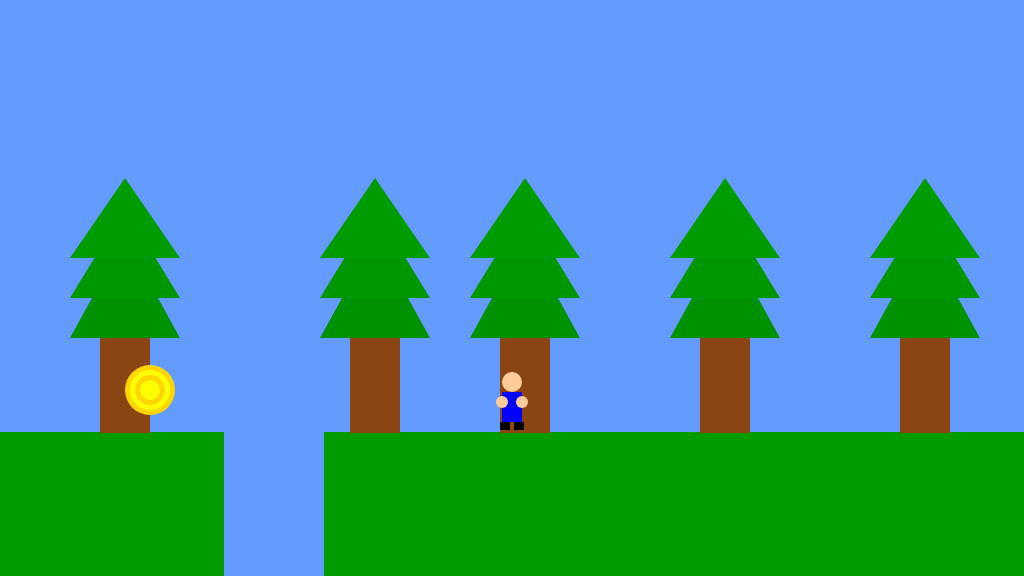
Frame 1 (no input)
Frame 60 (no input): identical to frame 1, image omitted
Frame 120 (the mouse pressed at the canvas centre since frame 60): identical to frame 1, image omitted

The p5.js sketch that drew this single still picture (run headless with seeded random() and noise() and a simulated clock; from frame 60 on, the mouse is pressed at the canvas centre):

// p5.js sketch
// ── sketch.js
/*

The Game Project

Week 3

Game interaction

*/


var gameChar_x;
var gameChar_y;
var floorPos_y;

var canyon;
var collectable;
var mountain;
var cloud;

let isLeft;
let isRight;
let isFalling;
let isPlummeting;

let trees_x;
let treePos_y;

function setup()
{
	createCanvas(1024, 576);
	floorPos_y = height * 3/4;
	gameChar_x = width/2;
	gameChar_y = floorPos_y;

	isLeft = false;
	isRight = false;
	isFalling = false;
	isPlummeting = false;

	canyon = {
		x_pos: width - 800, 
		width: 100
	}

	collectable = {
		x_pos: 150,
		y_pos: 390,
		size: 50,
		collected: false
	}

	mountain = {
		x_pos: 280,
		y_pos: 432,
	}

	cloud = {
		x_pos: 250,
		y_pos: 80,
		size: 80
	}

	trees_x = [100, 350, 500, 700, 900, 1100, 1300, 1500, 1700];
	treePos_y = height/2;
}

function draw()
{

	///////////DRAWING CODE//////////

	background(100,155,255); //fill the sky blue


	noStroke();
	fill(0,155,0);
	rect(0, floorPos_y, width, height - floorPos_y); //draw some green ground

	for (let index = 0; index < trees_x.length; index++) {
		fill(139, 69, 19);
		rect(trees_x[index], treePos_y + 45, 50, 100);
		fill(0, 145, 0);
		triangle(trees_x[index] - 30, treePos_y + 50, trees_x[index] + 80, treePos_y + 50, trees_x[index] + 25, treePos_y - 50);
		fill(0, 150, 0);
		triangle(trees_x[index] - 30, treePos_y + 10, trees_x[index] + 80, treePos_y + 10, trees_x[index] + 25, treePos_y - 80);
		fill(0, 155, 0);
		triangle(trees_x[index] - 30, treePos_y - 30, trees_x[index] + 80, treePos_y - 30, trees_x[index] + 25, treePos_y - 110);
	}

	//draw the canyon
	if (!collectable.collected) {
		fill(255, 215, 0);
		ellipse(collectable.x_pos, collectable.y_pos, collectable.size, collectable.size);
		fill(255, 255, 0);
		ellipse(collectable.x_pos, collectable.y_pos, collectable.size - 10, collectable.size - 10);
		fill(255, 215, 0);
		ellipse(collectable.x_pos, collectable.y_pos, collectable.size - 20, collectable.size - 20);
		fill(255, 255, 0);
		ellipse(collectable.x_pos, collectable.y_pos, collectable.size - 30, collectable.size - 30);
	}


	fill(100, 155, 255);
	//blue triangle going to the botton of the screen
	// draw a canyon
	rect(canyon.x_pos, 432, canyon.width, 144);

	//the game character
	if(isLeft && isFalling)
	{
		// add your jumping-left code
		fill(255,204,153);
		ellipse(gameChar_x, gameChar_y - 60, 20, 20);
		// blue shirt
		fill(0,0,255);
		rect(gameChar_x - 8, gameChar_y - 50, 15, 25);
		fill(255,204,153);
		ellipse(gameChar_x - 12, gameChar_y - 48, 12, 12);
		// 2 black shoes
		fill(0);
		rect(gameChar_x - 12, gameChar_y - 25, 18, 8);

	}
	else if(isRight && isFalling)
	{
		// add your jumping-right code
		fill(255,204,153);
		ellipse(gameChar_x, gameChar_y - 60, 20, 20);
		// blue shirt
		fill(0,0,255);
		rect(gameChar_x - 8, gameChar_y - 50, 15, 25);
		fill(255,204,153);
		ellipse(gameChar_x + 12, gameChar_y - 48, 12, 12);
		// 2 black shoes
		fill(0);
		rect(gameChar_x - 6, gameChar_y - 25, 18, 8);

	}
	else if(isLeft)
	{
		// add your walking left code
		fill(255,204,153);
		ellipse(gameChar_x, gameChar_y - 50, 20, 20);
		// blue shirt
		fill(0,0,255);
		rect(gameChar_x - 8, gameChar_y - 40, 15, 30);
		fill(255,204,153);
		ellipse(gameChar_x - 4, gameChar_y - 30, 12, 12);
		// 2 black shoes
		fill(0);
		rect(gameChar_x - 12, gameChar_y - 10, 18, 8);

	}
	else if(isRight)
	{
		// add your walking right code
		fill(255,204,153);
		ellipse(gameChar_x, gameChar_y - 50, 20, 20);
		// blue shirt
		fill(0,0,255);
		rect(gameChar_x - 8, gameChar_y - 40, 15, 30);
		fill(255,204,153);
		ellipse(gameChar_x + 4, gameChar_y - 30, 12, 12);
		// 2 black shoes
		fill(0);
		rect(gameChar_x - 6, gameChar_y - 10, 18, 8);
	}
	else if(isFalling || isPlummeting)
	{
		// add your jumping facing forwards code
		fill(255,204,153);
		ellipse(gameChar_x, gameChar_y - 60, 20, 20);
		// blue shirt
		fill(0,0,255);
		rect(gameChar_x - 10, gameChar_y - 50, 20, 25);
		// two hands ellipse
		fill(255,204,153);
		ellipse(gameChar_x - 14, gameChar_y - 50, 12, 12);
		ellipse(gameChar_x + 14, gameChar_y - 50, 12, 12);
		// 2 black shoes
		fill(0);
		rect(gameChar_x - 12, gameChar_y - 25, 10, 8);
		rect(gameChar_x + 2, gameChar_y - 25, 10, 8);
	}
	else
	{
		// add your standing front facing code
		fill(255,204,153);
		ellipse(gameChar_x, gameChar_y - 50, 20, 20);
		// blue shirt
		fill(0,0,255);
		rect(gameChar_x - 10, gameChar_y - 40, 20, 30);
		// two hands ellipse
		fill(255,204,153);
		ellipse(gameChar_x - 10, gameChar_y - 30, 12, 12);
		ellipse(gameChar_x + 10, gameChar_y - 30, 12, 12);
		// 2 black shoes
		fill(0);
		rect(gameChar_x - 12, gameChar_y - 10, 10, 8);
		rect(gameChar_x + 2, gameChar_y - 10, 10, 8);
	}

	///////////INTERACTION CODE//////////
	//Put conditional statements to move the game character below here
	if (isLeft == true) {
		gameChar_x -= 5;
	}

	if (isRight == true) {
		gameChar_x += 5;
	}

	if (gameChar_x > canyon.x_pos && gameChar_x < canyon.x_pos + canyon.width) {
		gameChar_y += 4;
		isFalling = true;
		isPlummeting = true;
	} else if (gameChar_y < floorPos_y) {
		gameChar_y += 4;
		isFalling = true;
	} else {
		isFalling = false;
		isPlummeting = false;
	}

	if (dist(gameChar_x, gameChar_y, collectable.x_pos, collectable.y_pos) < 50) {
		collectable.collected = true;
	}
}


function keyPressed()
{
	// if statements to control the animation of the character when
	// keys are pressed.

	if (isPlummeting) {
		console.log("Prevented Movement");
		return;
	}

	if (keyCode == 65) {
		isLeft = true;
		console.log("Left Key Pressed");
		console.log("isLeft: " + isLeft);
	}

	if (keyCode == 68) {
		isRight = true;
		console.log("Right Key Pressed");
		console.log("isRight: " + isRight);
	}

	if (keyCode == 87 && isFalling == false) {
		gameChar_y -= 100;
		isFalling = true;
		console.log("Jumped");
		console.log("isFalling: " + isFalling);
	} else {
		console.log("Prevented Doubled Jumping");
	}
	
}

function keyReleased()
{
	// if statements to control the animation of the character when
	// keys are released.

	if (keyCode == 65) {
		isLeft = false;
		console.log("Left Key Released");
		console.log("isLeft: " + isLeft);
	}

	if (keyCode == 68) {
		isRight = false;
		console.log("Right Key Released");
		console.log("isRight: " + isRight);
	}
}
